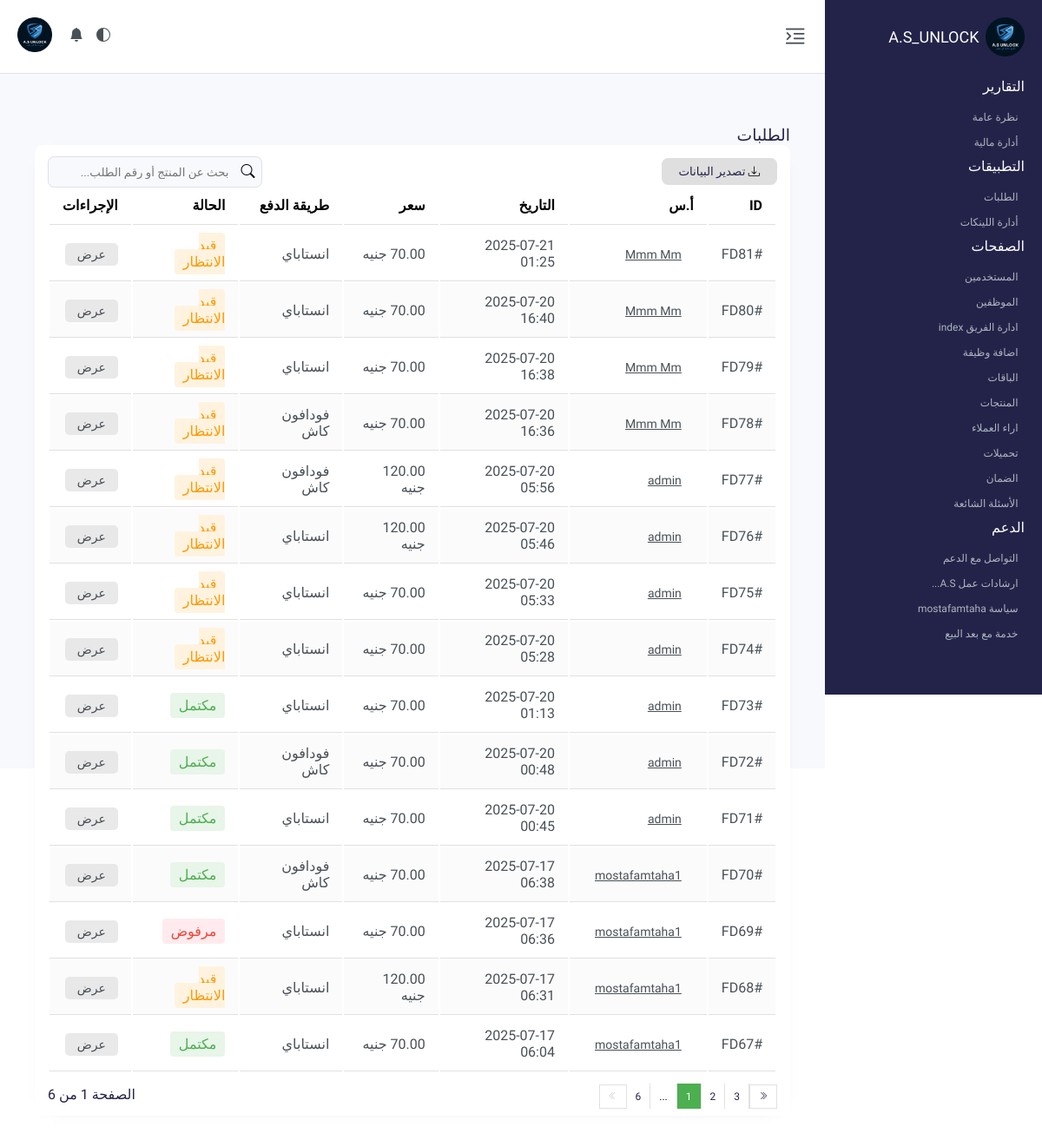
The app's page /admin/orders.php, older data.
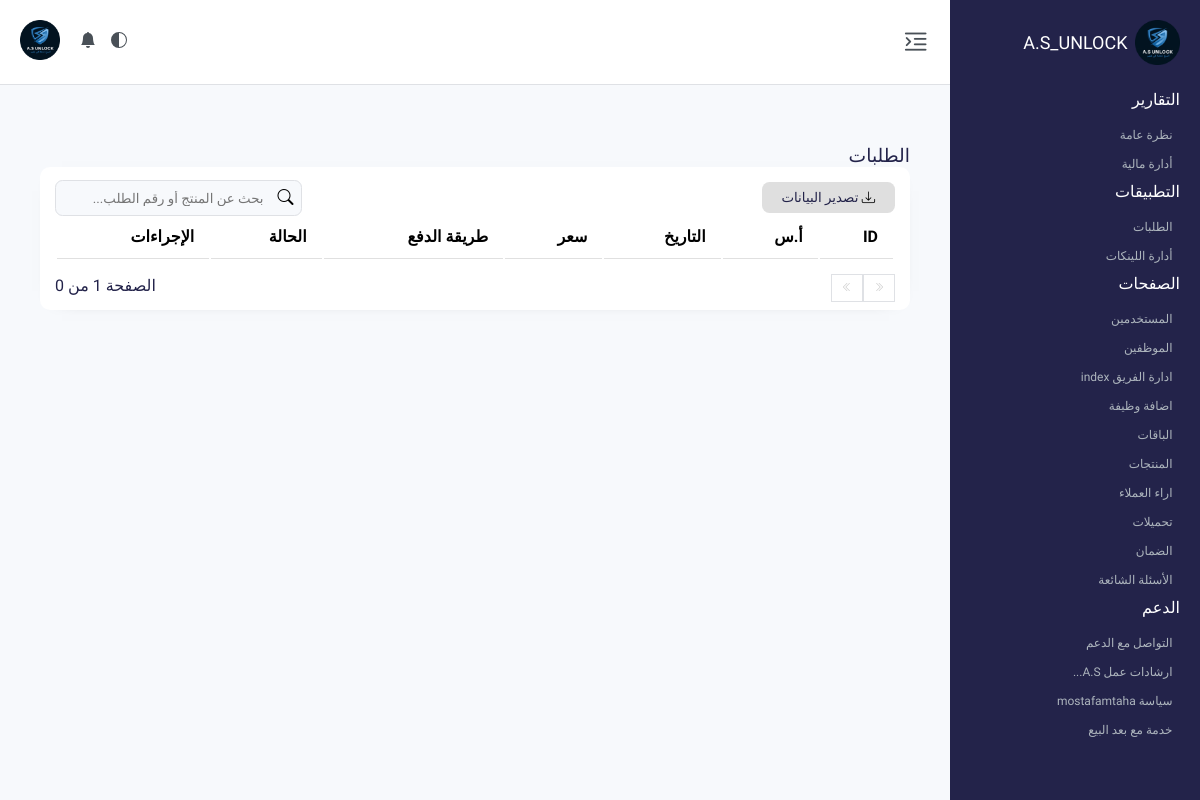
The same page, newer data.
### tables this page shows
CREATE TABLE `orders` (
  `id` int(11) NOT NULL,
  `user_id` int(11) NOT NULL,
  `product_id` int(11) NOT NULL,
  `plan_id` int(11) NOT NULL,
  `plan_name` varchar(255) NOT NULL,
  `plan_price` decimal(10,2) NOT NULL,
  `payment_method` enum('vodafone_cash','instapay') NOT NULL,
  `phone_number` varchar(20) NOT NULL,
  `email` varchar(255) NOT NULL,
  `subscription_email` varchar(255) DEFAULT NULL,
  `receipt_image` varchar(255) DEFAULT NULL,
  `amount` decimal(10,2) NOT NULL,
  `status` enum('pending','verified','completed','rejected') DEFAULT 'pending',
  `cancel_reason` text DEFAULT NULL,
  `created_at` datetime NOT NULL DEFAULT current_timestamp(),
  `updated_at` datetime DEFAULT NULL ON UPDATE current_timestamp(),
  `cancelled_at` datetime DEFAULT NULL
);

CREATE TABLE `users` (
  `id` int(11) NOT NULL,
  `name` varchar(100) DEFAULT NULL,
  `email` varchar(100) NOT NULL,
  `password` varchar(255) DEFAULT NULL,
  `google_id` varchar(255) DEFAULT NULL,
  `avatar` varchar(255) DEFAULT NULL,
  `created_at` timestamp NOT NULL DEFAULT current_timestamp(),
  `phone` varchar(20) DEFAULT NULL,
  `verified` tinyint(1) DEFAULT 0,
  `banned` tinyint(1) NOT NULL DEFAULT 0
);

### admin/orders.php (the view, shortened to what this page needs)
<?php
require_once '../includes/config.php';
$items_per_page = 15;
$page = isset($_GET['page']) ? (int)$_GET['page'] : 1;
$offset = ($page - 1) * $items_per_page;
$total_query = "SELECT COUNT(*) as total FROM orders";
$total_stmt = $pdo->query($total_query);
$total_orders = $total_stmt->fetch(PDO::FETCH_ASSOC)['total'];
$total_pages = ceil($total_orders / $items_per_page);
$query = "SELECT o.*, u.name as user_name
          FROM orders o
          JOIN users u ON o.user_id = u.id
          ORDER BY o.created_at DESC
          LIMIT :limit OFFSET :offset";
$stmt = $pdo->prepare($query);
$stmt->bindParam(':limit', $items_per_page, PDO::PARAM_INT);
$stmt->bindParam(':offset', $offset, PDO::PARAM_INT);
$stmt->execute();
$orders = $stmt->fetchAll(PDO::FETCH_ASSOC);
?>
<!DOCTYPE html>
<html dir="rtl" lang="ar">
<head>
    <link rel="stylesheet" href="https://cdn.jsdelivr.net/npm/bootstrap-icons@1.13.1/font/bootstrap-icons.min.css">
    <link rel="stylesheet" href="../assets/css/dashboard.css">
    <link rel="stylesheet" href="../assets/css/orders.css">
    <link rel="stylesheet" href="../assets/css/dark-mode.css">
</head>
<body>
    <header class="header" id="mainHeader">
        <div class="logo"><img src="../assets/image/favicon.ico" alt="Not Found Logo" loading="lazy">
            <h1>A.S_UNLOCK</h1>
        </div>
        <nav class="navber">
            <div class="un-order-list-sect">
                <span class="un-title">التقارير</span>
                <ul class="sect">
                    <li><a href="dashboard.php">نظرة عامة</a></li>
                    <li><a href="crypto.php">أدارة مالية</a></li>
                </ul>
            </div>
            <div class="un-order-list-app">
                <span class="un-title">التطبيقات</span>
                <ul class="app">
                    <li><a href="orders.php">الطلبات</a></li>
                    <li><a href="add_links.php">أدارة اللينكات</a></li>
                </ul>
            </div>
            <div class="un-order-list-page">
                <span class="un-title">الصفحات</span>
                <ul class="page">
                    <li><a href="./users.php">المستخدمين</a></li>
                    <li><a href="team_administrator.php">الموظفين</a></li>
                    <li><a href="add_team.php">ادارة الفريق index</a></li>
                    <li><a href="applications.php">اضافة وظيفة</a></li>
                    <li><a href="bouquets.php">الباقات</a></li>
                    <li><a href="products.php">المنتجات</a></li>
                    <li><a href="review-costm.php">اراء العملاء</a></li>
                    <li><a href="download.php">تحميلات</a></li>
                    <li><a href="warranty.php">الضمان</a></li>
                    <li><a href="common-questions.php">الأسئلة الشائعة</a></li>
                </ul>
            </div>
            <div class="un-order-list-spp">
                <span class="un-title">الدعم</span>
                <ul class="spp">
                    <li><a href="#">التواصل مع الدعم</a></li>
                    <li><a href="#">ارشادات عمل A.S...</a></li>
                    <li><a href="#">سياسة mostafamtaha</a></li>
                    <li><a href="#">خدمة مع بعد البيع</a></li>
                </ul>
            </div>
        </nav>
    </header>
    <main class="main-content">
        <div class="header-top">
            <div class="ht-sei">
                <div class="flex-pro-net">
                    <div class="logo-profile"><img src="../assets/image/favicon.ico" alt="Not Image Profile" loading="lazy" id="profileImage"></div>
                    <ul class="qu">
                        <li class="dark-mode-toggle"><a href="#"><svg xmlns="http://www.w3.org/2000/svg" width="16" height="16" fill="currentColor" class="bi bi-circle-half" viewBox="0 0 16 16"><path d="M8 15A7 7 0 1 0 8 1zm0 1A8 8 0 1 1 8 0a8 8 0 0 1 0 16" /></svg></a></li>
                        <li><a href="#"><svg xmlns="http://www.w3.org/2000/svg" width="16" height="16" fill="currentColor" class="bi bi-bell-fill" viewBox="0 0 16 16"><path d="M8 16a2 2 0 0 0 2-2H6a2 2 0 0 0 2 2m.995-14.901a1 1 0 1 0-1.99 0A5 5 0 0 0 3 6c0 1.098-.5 6-2 7h14c-1.5-1-2-5.902-2-7 0-2.42-1.72-4.44-4.005-4.901" /></svg></a></li>
                    </ul>
                </div>
                <div class="flex-se">
                    <ul>
                        <li>
                            <button class="toggle-menu" aria-label="Toggle Menu">
                                <i class="bi bi-text-indent-left"></i>
                            </button>
                        </li>
                    </ul>
                </div>
            </div>
        </div>
        <section class="product">
            <div class="contanier">
                <h3>الطلبات</h3>
                <div class="detail-order">
                    <div class="function-top-flex">
                        <div class="flex-top">
                            <div class="function-flex-right" style="position: relative;">
                                <button id="exportBtn" class="btn-export"><i class="bi bi-download"></i> تصدير البيانات</button>
                            </div>
                            <div class="function-flex-left">
                                <label for="search-table-product">
                                    <i class="bi bi-search"></i>
                                    <input type="search" name="search-table-product" id="search-table-product" placeholder="بحث عن المنتج أو رقم الطلب...">
                                </label>
                            </div>
                        </div>
                        <div class="prod-table">
                            <table>
                                <thead>
                                    <tr>
                                        <th>ID</th>
                                        <th>أ.س</th>
                                        <th>التاريخ</th>
                                        <th>سعر</th>
                                        <th>طريقة الدفع</th>
                                        <th>الحالة</th>
                                        <th>الإجراءات</th>
                                    </tr>
                                </thead>
                                <tbody>
                                    <?php foreach ($orders as $order): ?>
                                    <tr>
                                        <td>#FD<?php echo str_pad($order['id'], 2, '0', STR_PAD_LEFT); ?></td>
                                        <td><a class="users" href="users.php?user_id=<?php echo $order['user_id']; ?>"><?php echo htmlspecialchars($order['user_name']); ?></a></td>
                                        <td><?php echo date('Y-m-d H:i', strtotime($order['created_at'])); ?></td>
                                        <td><?php echo number_format($order['amount'], 2); ?> جنيه</td>
                                        <td>
                                            <?php
                                            if ($order['payment_method'] == 'vodafone_cash') {
                                                echo 'فودافون كاش';
                                            } elseif ($order['payment_method'] == 'instapay') {
                                                echo 'انستاباي';
                                            }
                                            ?>
                                        </td>
                                        <td>
                                            <span class="status-<?php echo $order['status']; ?>">
                                                <?php
                                                switch ($order['status']) {
                                                    case 'pending':
                                                        echo 'قيد الانتظار';
                                                        break;
                                                    case 'completed':
                                                        echo 'مكتمل';
                                                        break;
                                                    case 'rejected':
                                                        echo 'مرفوض';
                                                        break;
                                                }
                                                ?>
                                            </span>
                                        </td>
                                        <td>
                                            <a href="<?php echo (!empty($order['plan_name'])) ? 'order_bauc.php' : 'order_details.php'; ?>?id=<?php echo $order['id']; ?>">عرض</a>
                                        </td>
                                    </tr>
                                    <?php endforeach; ?>
                                </tbody>
                            </table>
                        </div>
                        <div class="switch">
                            <div class="row-jus">
                                <div>
                                    <?php if ($page > 1): ?>
                                        <a href="?page=1"><i class="bi bi-chevron-double-left"></i></a>
                                    <?php else: ?>
                                        <i class="bi bi-chevron-double-left" style="color: #ccc;"></i>
                                    <?php endif; ?>
                                </div>
                                <div class="num">
                                    <?php
                                    $start_page = max(1, $page - 2);
                                    $end_page = min($total_pages, $page + 2);
                                    for ($i = $start_page; $i <= $end_page; $i++) {
                                        if ($i == $page) {
                                            echo '<span style="background-color: #4CAF50; color: white;">'.$i.'</span>';
                                        } else {
                                            echo '<span><a href="?page='.$i.'">'.$i.'</a></span>';
                                        }
                                    }
                                    if ($end_page < $total_pages) {
                                        if ($end_page < $total_pages - 1) {
                                            echo '<span>...</span>';
                                        }
                                        echo '<span><a href="?page='.$total_pages.'">'.$total_pages.'</a></span>';
                                    }
                                    ?>
                                </div>
                                <div>
                                    <?php if ($page < $total_pages): ?>
                                        <a href="?page=<?php echo $total_pages; ?>"><i class="bi bi-chevron-double-right"></i></a>
                                    <?php else: ?>
                                        <i class="bi bi-chevron-double-right" style="color: #ccc;"></i>
                                    <?php endif; ?>
                                </div>
                            </div>
                            <div class="row-page">
                                <p>الصفحة <span><?php echo $page; ?></span> من <span><?php echo $total_pages; ?></span></p>
                            </div>
                        </div>
                    </div>
                </div>
            </div>
        </section>
    </main>
</body>
</html>

### assets/css/orders.css (style rules this page uses)
:root { --br-primary-color: linear-gradient(90deg, #1976D2, #42A5F5); --br-color-h-p: #1976D2; --br-sacn-color: #23234a; --br-links-color: #495057; --br-border-color: #dfe1e5; --br-btn-padding: 7px 22px; --br-box-shadow: 0px 0px 0px 5px #1976d254; --br-dir-none: none; --br-font-w-text: 400; --br-matgin-width: 0 100px; }
.switch { display: flex; justify-content: space-between; align-items: center; margin-top: 15px; }
.switch .row-jus { display: flex; flex-direction: row-reverse; align-items: center; box-sizing: border-box; }
.switch .row-jus .bi { padding: 7.5px 10px; font-size: 10px; cursor: pointer; border: var(--br-border-color) 1px solid; }
.switch .row-jus .num span { cursor: pointer; padding: 7.5px 10px; font-size: 12px; border-right: var(--br-border-color) 1px solid; }
.product .contanier td { color: #495057; }
.product .contanier td a { font-size: 14px; color: #495057; }
.product .contanier td .users { background: none; text-decoration: underline; }
.status-pending { color: #FF9800; background-color: #FFF3E0; padding: 5px 10px; border-radius: 4px; }
.status-completed { color: #4CAF50; background-color: #E8F5E9; padding: 5px 10px; border-radius: 4px; }
.status-rejected { color: #F44336; background-color: #FFEBEE; padding: 5px 10px; border-radius: 4px; }

Row changes from the older to the newer data that the page shows:
removed orders: id "81", user.name "Mmm Mm", created_at "2025-07-21 01:25", payment_method "انستاباي", status "قيد الانتظار"
removed orders: id "80", user.name "Mmm Mm", created_at "2025-07-20 16:40", payment_method "انستاباي", status "قيد الانتظار"
removed orders: id "79", user.name "Mmm Mm", created_at "2025-07-20 16:38", payment_method "انستاباي", status "قيد الانتظار"
removed orders: id "78", user.name "Mmm Mm", created_at "2025-07-20 16:36", payment_method "فودافون كاش", status "قيد الانتظار"
removed orders: id "77", user.name "admin", created_at "2025-07-20 05:56", amount "120.00", payment_method "فودافون كاش", status "قيد الانتظار"
removed orders: id "76", user.name "admin", created_at "2025-07-20 05:46", amount "120.00", payment_method "انستاباي", status "قيد الانتظار"
removed orders: id "75", user.name "admin", created_at "2025-07-20 05:33", payment_method "انستاباي", status "قيد الانتظار"
removed orders: id "74", user.name "admin", created_at "2025-07-20 05:28", payment_method "انستاباي", status "قيد الانتظار"
removed orders: id "73", user.name "admin", created_at "2025-07-20 01:13", payment_method "انستاباي", status "مكتمل"
removed orders: id "72", user.name "admin", created_at "2025-07-20 00:48", payment_method "فودافون كاش", status "مكتمل"
removed orders: id "71", user.name "admin", created_at "2025-07-20 00:45", payment_method "انستاباي", status "مكتمل"
removed orders: id "70", user.name "mostafamtaha1", created_at "2025-07-17 06:38", payment_method "فودافون كاش", status "مكتمل"
removed orders: id "69", user.name "mostafamtaha1", created_at "2025-07-17 06:36", payment_method "انستاباي", status "مرفوض"
removed orders: id "68", user.name "mostafamtaha1", created_at "2025-07-17 06:31", amount "120.00", payment_method "انستاباي", status "قيد الانتظار"
removed orders: id "67", user.name "mostafamtaha1", created_at "2025-07-17 06:04", payment_method "انستاباي", status "مكتمل"
Text that changed along with them:
$total_pages: "6" → "0"
$total_pages: "6" → (not shown)
list line gone: "1"
list line gone: "2"
list line gone: "3"
